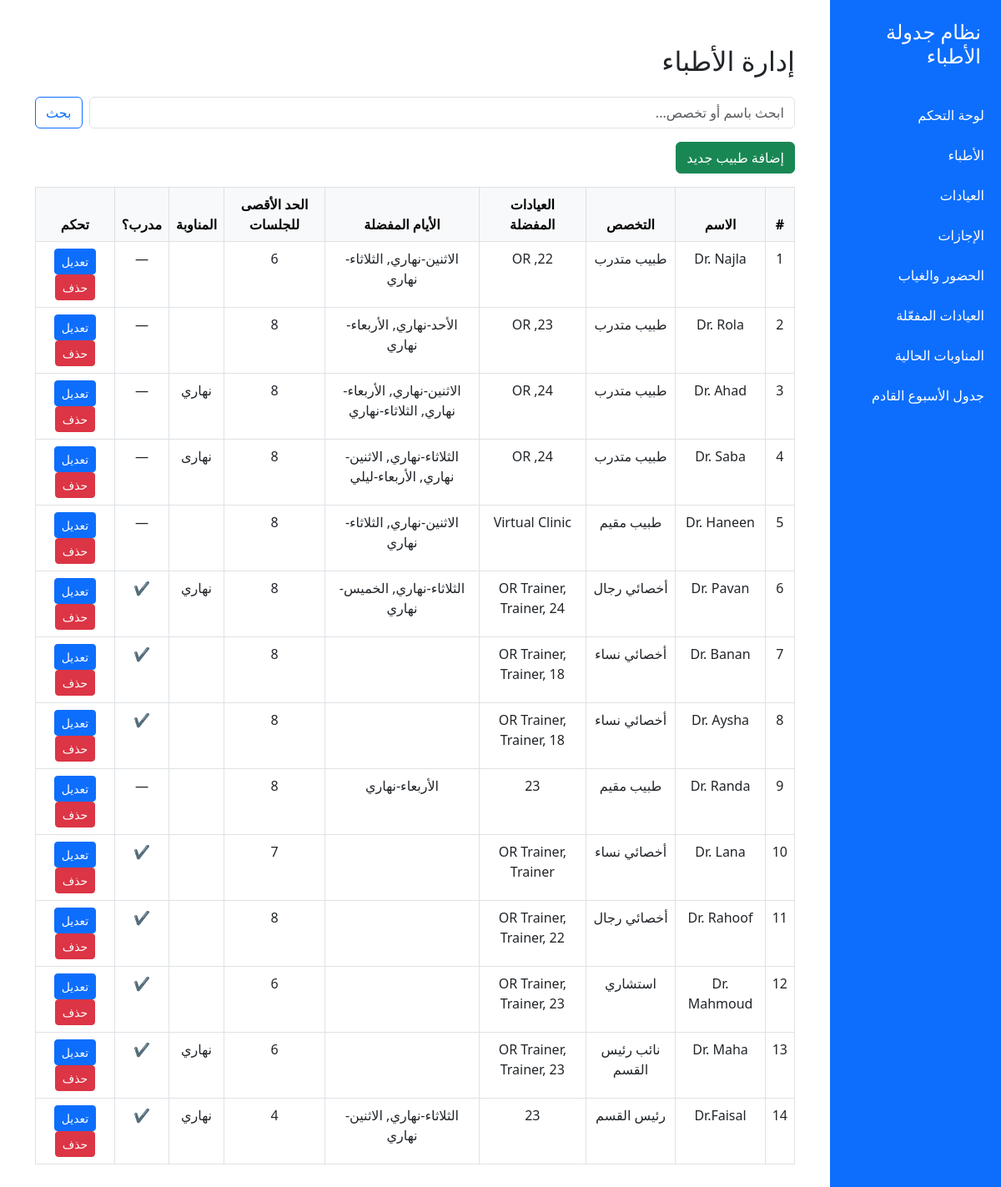
The app's page /dashboard/doctors/ with its own data.
### doctors_app/models.py (models this page shows, shortened)
class Doctor(models.Model):
    name = models.CharField(max_length=100, verbose_name='اسم الطبيب')
    specialty = models.CharField(max_length=100, verbose_name='التخصص')
    max_sessions = models.IntegerField(default=10, verbose_name='الحد الأقصى للجلسات')
    preferred_clinics = models.JSONField(default=list, blank=True, verbose_name='تفضيلات العيادات')
    preferred_days = models.JSONField(default=list, blank=True, verbose_name='تفضيلات الأيام مع الشيفت')  # ✅ List مش Dict
    unavailable_days = models.JSONField(default=list, blank=True, verbose_name='الأيام غير المتاحة مع الشيفت')  # ✅ List
    shift_preference = models.JSONField(default=list, blank=True, verbose_name='تفضيلات المناوبة')
    has_training = models.BooleanField(default=False, verbose_name='مدرب')

### doctors_app/views.py (the view)
# urls.py: path('doctors/', views.doctors_list, name='doctors_list'),
def doctors_list(request):
    query = request.GET.get('q', '')
    doctors = Doctor.objects.all()
    existing_clinics = set(Clinic.objects.values_list('name', flat=True))
    for doctor in doctors:
        if doctor.preferred_clinics:
            cleaned_preferred = [name for name in doctor.preferred_clinics if name in existing_clinics]
            if cleaned_preferred != doctor.preferred_clinics:
                doctor.preferred_clinics = cleaned_preferred
                doctor.save(update_fields=['preferred_clinics'])  # 🛠️ نحفظ بس الفيلد المطلوب بدون لمس الباقي
    if query:
        doctors = doctors.filter(
            models.Q(name__icontains=query) | models.Q(specialty__icontains=query)
        )
    return render(request, 'doctors_list.html', {'doctors': doctors})

### templates/doctors_list.html (shortened to what this page needs)
{% extends 'base.html' %}
{% block content %}
<div class="container">
  <h2 class="my-4">إدارة الأطباء</h2>
  <form method="get" class="mb-3 d-flex">
    <input type="text" name="q" class="form-control me-2" placeholder="ابحث باسم أو تخصص..." value="{{ request.GET.q }}">
    <button class="btn btn-outline-primary" type="submit">بحث</button>
  </form>
  <a href="{% url 'add_doctor' %}" class="btn btn-success mb-3">إضافة طبيب جديد</a>
  <table class="table table-bordered table-hover text-center">
    <thead class="table-light">
      <tr>
        <th>#</th>
        <th>الاسم</th>
        <th>التخصص</th>
        <th>العيادات المفضلة</th>
        <th>الأيام المفضلة</th>
        <th>الحد الأقصى للجلسات</th>
        <th>المناوبة</th>
        <th>مدرب؟</th>
        <th>تحكم</th>
      </tr>
    </thead>
    <tbody>
      {% for doctor in doctors %}
      <tr>
        <td>{{ forloop.counter }}</td>
        <td>{{ doctor.name }}</td>
        <td>{{ doctor.specialty }}</td>
        <td>{{ doctor.preferred_clinics|join:", " }}</td>
        <td>{{ doctor.preferred_days|join:", " }}</td>
        <td>{{ doctor.max_sessions }}</td>
        <td>{{ doctor.shift_preference|join:", " }}</td>
        <td>{% if doctor.has_training %}✔{% else %}—{% endif %}</td>
        <td>
          <a href="{% url 'edit_doctor' doctor.id %}" class="btn btn-sm btn-primary">تعديل</a>
          <a href="{% url 'delete_doctor' doctor.id %}" class="btn btn-sm btn-danger" onclick="return confirm('هل أنت متأكد من الحذف؟');">حذف</a>
        </td>
      </tr>
      {% empty %}
      <tr><td colspan="9">لا يوجد نتائج.</td></tr>
      {% endfor %}
    </tbody>
  </table>
</div>
{% endblock %}

### templates/base.html (style rules this page uses)
body { min-height: 100vh; display: flex; flex-direction: row; }

### records on screen
Doctor: name "Dr. Najla", specialty "طبيب متدرب", preferred_clinics "22, OR", preferred_days "الاثنين-نهاري, الثلاثاء-نهاري", max_sessions "6"
Doctor: name "Dr. Rola", specialty "طبيب متدرب", preferred_clinics "23, OR", preferred_days "الأحد-نهاري, الأربعاء-نهاري", max_sessions "8"
Doctor: name "Dr. Ahad", specialty "طبيب متدرب", preferred_clinics "24, OR", preferred_days "الاثنين-نهاري, الأربعاء-نهاري, الثلاثاء-نهاري", max_sessions "8", shift_preference "نهاري"
Doctor: name "Dr. Saba", specialty "طبيب متدرب", preferred_clinics "24, OR", preferred_days "الثلاثاء-نهاري, الاثنين-نهاري, الأربعاء-ليلي", max_sessions "8", shift_preference "نهارى"
Doctor: name "Dr. Haneen", specialty "طبيب مقيم", preferred_clinics "Virtual Clinic", preferred_days "الاثنين-نهاري, الثلاثاء-نهاري", max_sessions "8"
Doctor: name "Dr. Pavan", specialty "أخصائي رجال", preferred_clinics "OR Trainer, Trainer, 24", preferred_days "الثلاثاء-نهاري, الخميس-نهاري", max_sessions "8", shift_preference "نهاري"
Doctor: name "Dr. Banan", specialty "أخصائي نساء", preferred_clinics "OR Trainer, Trainer, 18", max_sessions "8"
Doctor: name "Dr. Aysha", specialty "أخصائي نساء", preferred_clinics "OR Trainer, Trainer, 18", max_sessions "8"
Doctor: name "Dr. Randa", specialty "طبيب مقيم", preferred_clinics "23", preferred_days "الأربعاء-نهاري", max_sessions "8"
Doctor: name "Dr. Lana", specialty "أخصائي نساء", preferred_clinics "OR Trainer, Trainer", max_sessions "7"
Doctor: name "Dr. Rahoof", specialty "أخصائي رجال", preferred_clinics "OR Trainer, Trainer, 22", max_sessions "8"
Doctor: name "Dr. Mahmoud", specialty "استشاري", preferred_clinics "OR Trainer, Trainer, 23", max_sessions "6"
Doctor: name "Dr. Maha", specialty "نائب رئيس القسم", preferred_clinics "OR Trainer, Trainer, 23", max_sessions "6", shift_preference "نهاري"
Doctor: name "Dr.Faisal", specialty "رئيس القسم", preferred_clinics "23", preferred_days "الثلاثاء-نهاري, الاثنين-نهاري", max_sessions "4", shift_preference "نهاري"
